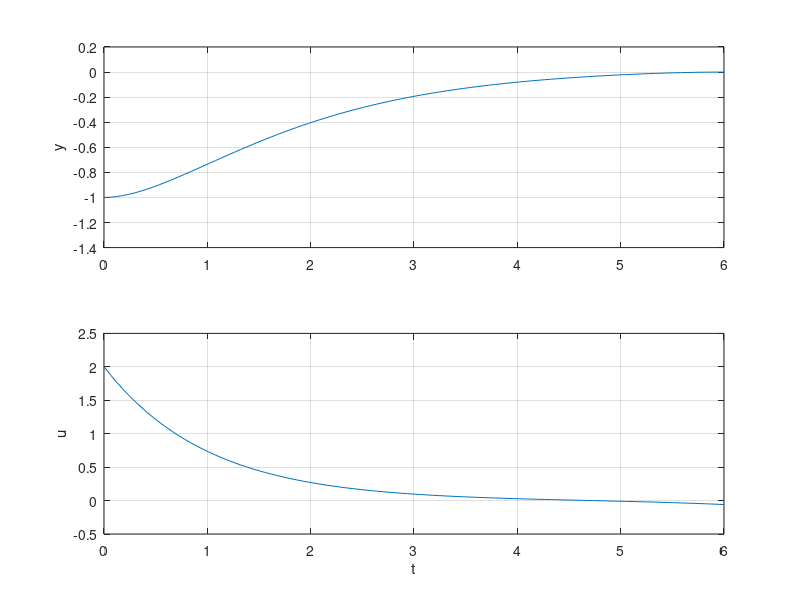
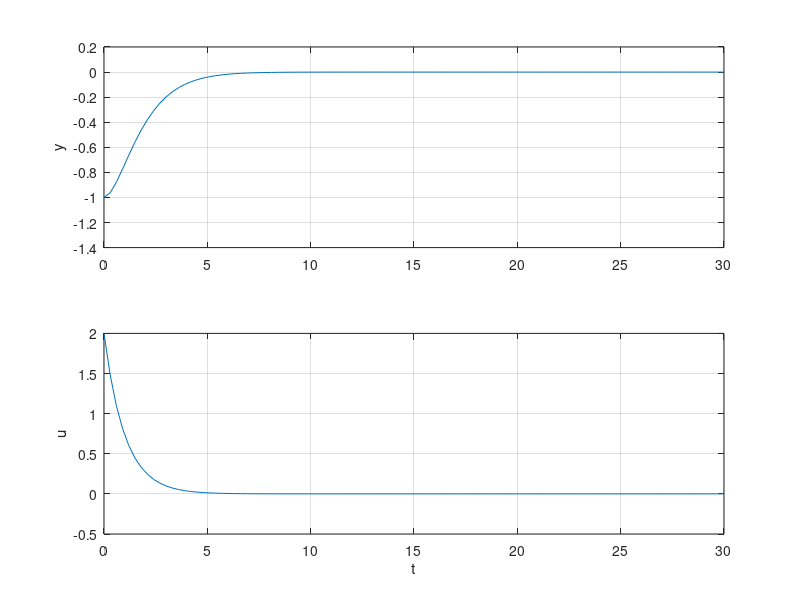

These figures' MATLAB source, in order:
% Script p5_2_07c.m; inverted pendulum - analytical solution;
% s=[y v]';                                       7/97, 3/31/02
%
tf1=[6 30]; sv=1e4; sy=sv; v0=0; y0=-1;
for i=1:2, tf=tf1(i); 
 c=cosh(tf); s=sinh(tf); M=.5*[tf*c-s+2*c/sy tf*s+2*s/sv; 
 tf*s+2*s/sy tf*c+s+2*c/sv]; AB=M\[y0 -v0]'; A=AB(1); 
 B=AB(2); C=B/sv-A/2; D=A/sy;  T=tf*[1:-.01:0]; t=tf*[0:.01:1];
 y=A*T.*cosh(T)/2+B*T.*sinh(T)/2+C*sinh(T)+D*cosh(T);
 u=A*sinh(T)+B*cosh(T);
 %
 figure(i); clf; subplot(211), plot(t,y); grid; ylabel('y');
 subplot(212), plot(t,u); grid; ylabel('u'); xlabel('t');
end
	 
